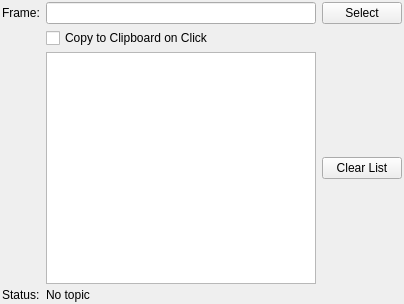
<?xml version="1.0" encoding="UTF-8"?>
<ui version="4.0">
 <class>coordinate_picker_config</class>
 <widget class="QWidget" name="coordinate_picker_config">
  <property name="geometry">
   <rect>
    <x>0</x>
    <y>0</y>
    <width>404</width>
    <height>304</height>
   </rect>
  </property>
  <property name="windowTitle">
   <string>Form</string>
  </property>
  <property name="styleSheet">
   <string notr="true"/>
  </property>
  <layout class="QGridLayout" name="gridLayout">
   <property name="leftMargin">
    <number>2</number>
   </property>
   <property name="topMargin">
    <number>2</number>
   </property>
   <property name="rightMargin">
    <number>2</number>
   </property>
   <property name="bottomMargin">
    <number>2</number>
   </property>
   <property name="verticalSpacing">
    <number>4</number>
   </property>
   <item row="6" column="0">
    <widget class="QLabel" name="label_2">
     <property name="font">
      <font/>
     </property>
     <property name="text">
      <string>Status:</string>
     </property>
    </widget>
   </item>
   <item row="6" column="2" colspan="2">
    <widget class="QLabel" name="status">
     <property name="font">
      <font/>
     </property>
     <property name="styleSheet">
      <string notr="true"/>
     </property>
     <property name="text">
      <string>No topic</string>
     </property>
     <property name="wordWrap">
      <bool>true</bool>
     </property>
    </widget>
   </item>
   <item row="2" column="2">
    <widget class="QPlainTextEdit" name="coordTextEdit">
     <property name="lineWrapMode">
      <enum>QPlainTextEdit::NoWrap</enum>
     </property>
     <property name="readOnly">
      <bool>true</bool>
     </property>
     <property name="tabStopDistance">
      <double>4.000000000000000</double>
     </property>
     <property name="textInteractionFlags">
      <set>Qt::TextSelectableByKeyboard|Qt::TextSelectableByMouse</set>
     </property>
    </widget>
   </item>
   <item row="0" column="0">
    <widget class="QLabel" name="label">
     <property name="text">
      <string>Frame:</string>
     </property>
    </widget>
   </item>
   <item row="0" column="2">
    <widget class="QLineEdit" name="frame"/>
   </item>
   <item row="0" column="3">
    <widget class="QPushButton" name="selectframe">
        <property name="sizePolicy">
         <sizepolicy hsizetype="Fixed" vsizetype="Fixed">
          <horstretch>0</horstretch>
          <verstretch>0</verstretch>
         </sizepolicy>
        </property>
     <property name="text">
      <string>Select</string>
     </property>
    </widget>
   </item>
   <item row="1" column="2">
    <widget class="QCheckBox" name="copyCheckBox">
     <property name="text">
      <string>Copy to Clipboard on Click</string>
     </property>
    </widget>
   </item>
   <item row="2" column="3">
    <widget class="QPushButton" name="clearListButton">
        <property name="sizePolicy">
         <sizepolicy hsizetype="Fixed" vsizetype="Fixed">
          <horstretch>0</horstretch>
          <verstretch>0</verstretch>
         </sizepolicy>
        </property>
     <property name="text">
      <string>Clear List</string>
     </property>
    </widget>
   </item>
  </layout>
 </widget>
 <resources/>
 <connections/>
 <slots>
  <slot>SelectColor()</slot>
  <slot>SelectTopic()</slot>
  <slot>TopicEdited()</slot>
  <slot>PositionToleranceChanged(double)</slot>
  <slot>AngleToleranceChanged(double)</slot>
 </slots>
</ui>
